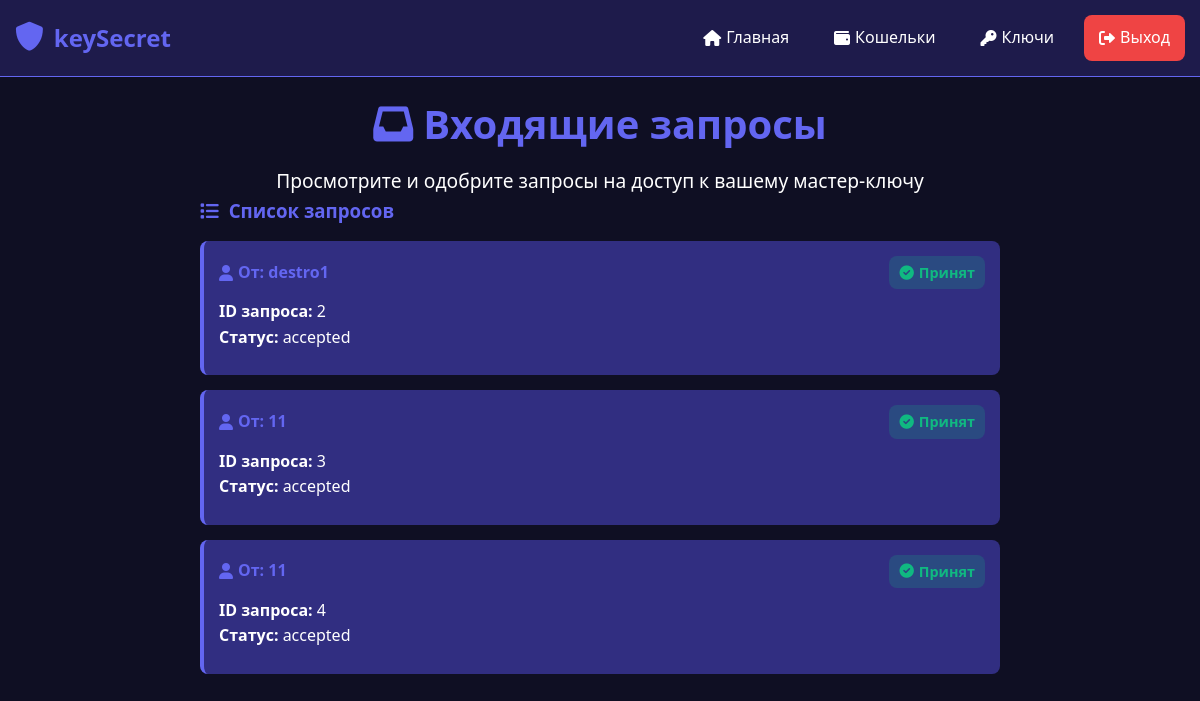
/incoming_requests (signed in), run on an earlier commit of the app's database.
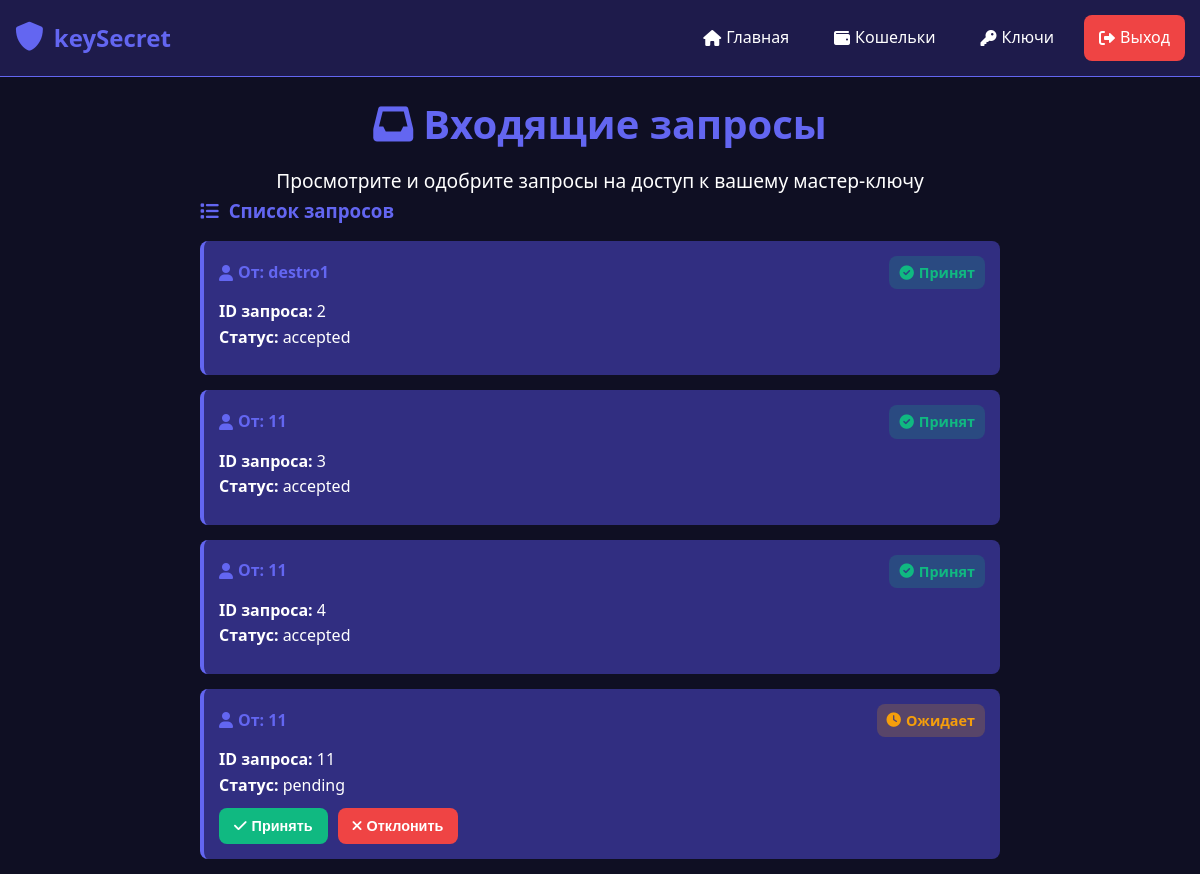
And on a later commit of the database.
### tables this page shows
CREATE TABLE master_key_requests (
        id INTEGER PRIMARY KEY AUTOINCREMENT,
        from_user TEXT NOT NULL,
        to_user TEXT NOT NULL,
        status TEXT NOT NULL DEFAULT 'pending'
    );

### web_app.py (the view)
@app.route('/incoming_requests')
@login_required
def incoming_requests():
    requests = get_received_requests(session['username'])
    return render_template('incoming_requests.html', requests=requests)

### init_db.py (called while the page is built)
def get_received_requests(username):
    conn = sqlite3.connect(DB_NAME)
    cursor = conn.cursor()
    cursor.execute(
        "SELECT id, from_user, status FROM master_key_requests WHERE to_user=?",
        (username,)
    )
    results = cursor.fetchall()
    conn.close()
    return results

### web_app.py (called while the page is built)
def login_required(f):
    @wraps(f)
    def decorated_function(*args, **kwargs):
        if 'username' not in session:
            return redirect(url_for('login'))
        return f(*args, **kwargs)
    return decorated_function

### templates/incoming_requests.html (shortened to what this page needs)
{% extends "base.html" %}
{% block content %}
<div class="incoming-requests-page">
    <div class="page-header">
        <h1 class="page-title">
            <i class="fas fa-inbox"></i>
            Входящие запросы
        </h1>
        <p class="page-subtitle">Просмотрите и одобрите запросы на доступ к вашему мастер-ключу</p>
    </div>
    <div class="requests-section">
        <div class="requests-header">
            <h3>
                <i class="fas fa-list"></i>
                Список запросов
            </h3>
        </div>
        <div class="requests-list">
            {% if requests %}
                {% for request in requests %}
                <div class="request-card">
                    <div class="request-header">
                        <div class="request-from">
                            <i class="fas fa-user"></i>
                            От: {{ request[1] }}
                        </div>
                        <div class="request-status status-{{ request[2] }}">
                            {% if request[2] == 'accepted' %}
                                <i class="fas fa-check-circle"></i>
                                Принят
                            {% elif request[2] == 'pending' %}
                                <i class="fas fa-clock"></i>
                                Ожидает
                            {% else %}
                                <i class="fas fa-times-circle"></i>
                                Отклонен
                            {% endif %}
                        </div>
                    </div>
                    <div class="request-details">
                        <div class="request-id">
                            <strong>ID запроса:</strong> {{ request[0] }}
                        </div>
                        <div class="request-status-text">
                            <strong>Статус:</strong> {{ request[2] }}
                        </div>
                    </div>
                    {% if request[2] == 'pending' %}
                    <div class="request-actions">
                        <form method="POST" action="{{ url_for('respond_request') }}" style="display: inline;">
                            <button type="submit" class="btn btn-success btn-small">
                                <i class="fas fa-check"></i>
                                Принять
                            </button>
                        </form>
                        <form method="POST" action="{{ url_for('respond_request') }}" style="display: inline;">
                            <button type="submit" class="btn btn-danger btn-small">
                                <i class="fas fa-times"></i>
                                Отклонить
                            </button>
                        </form>
                    </div>
                    {% endif %}
                </div>
                {% endfor %}
            {% else %}
                <div class="no-requests">
                    <i class="fas fa-info-circle"></i>
                    <span>Нет входящих запросов</span>
                </div>
            {% endif %}
        </div>
    </div>
</div>
{% endblock %}

### templates/base.html (shortened to what this page needs)
<!DOCTYPE html>
<html lang="ru">
<head>
    <link rel="stylesheet" href="{{ url_for('static', filename='style.css') }}">
    <link href="https://cdnjs.cloudflare.com/ajax/libs/font-awesome/6.0.0/css/all.min.css" rel="stylesheet">
</head>
<body>
    <div class="container">
        {% if session.username %}
        <nav class="navbar">
            <div class="nav-brand">
                <i class="fas fa-shield-alt"></i>
                <span>keySecret</span>
            </div>
            <div class="nav-menu">
                <a href="{{ url_for('dashboard') }}" class="nav-link">
                    <i class="fas fa-home"></i> Главная
                </a>
                <a href="{{ url_for('wallets') }}" class="nav-link">
                    <i class="fas fa-wallet"></i> Кошельки
                </a>
                <a href="{{ url_for('master_keys') }}" class="nav-link">
                    <i class="fas fa-key"></i> Ключи
                </a>
                <a href="{{ url_for('logout') }}" class="nav-link logout">
                    <i class="fas fa-sign-out-alt"></i> Выход
                </a>
            </div>
        </nav>
        {% endif %}
        <main class="main-content">
            {% block content %}{% endblock %}
        </main>
    </div>
</body>
</html>

### static/style.css (style rules this page uses)
:root { --bg-color: #0f0f23; --fg-color: #ffffff; --accent-color: #6366f1; --accent-hover: #4f46e5; --secondary-bg-color: #1e1b4b; --card-bg-color: #312e81; --entry-bg-color: #374151; --entry-focus-color: #4f46e5; --success-color: #10b981; --error-color: #ef4444; --warning-color: #f59e0b; --info-color: #3b82f6; --border-radius: 8px; --padding: 10px; --padding-small: 5px; --padding-large: 15px; }
* { margin: 0; padding: 0; box-sizing: border-box; }
body { font-family: 'Segoe UI', Tahoma, Geneva, Verdana, sans-serif; background-color: var(--bg-color); color: var(--fg-color); line-height: 1.6; min-height: 100vh; }
.container { min-height: 100vh; display: flex; flex-direction: column; }
.navbar { background-color: var(--secondary-bg-color); padding: var(--padding-large); display: flex; justify-content: space-between; align-items: center; border-bottom: 1px solid var(--accent-color); }
.nav-brand { display: flex; align-items: center; gap: var(--padding); font-size: 1.5rem; font-weight: bold; color: var(--accent-color); }
.nav-brand i { font-size: 1.8rem; }
.nav-menu { display: flex; gap: var(--padding-large); }
.nav-link { color: var(--fg-color); text-decoration: none; padding: var(--padding) var(--padding-large); border-radius: var(--border-radius); transition: all 0.3s ease; display: flex; align-items: center; gap: var(--padding-small); }
.nav-link.logout { background-color: var(--error-color); }
.main-content { flex: 1; padding: var(--padding-large); }
.btn { padding: var(--padding-large); border: none; border-radius: var(--border-radius); font-size: 1rem; font-weight: 600; cursor: pointer; transition: all 0.3s ease; display: flex; align-items: center; justify-content: center; gap: var(--padding-small); text-decoration: none; }
.btn-success { background-color: var(--success-color); color: var(--fg-color); }
.btn-danger { background-color: var(--error-color); color: var(--fg-color); }
.btn-small { padding: var(--padding) var(--padding-large); font-size: 0.9rem; }
.page-header { text-align: center; margin-bottom: var(--padding-large) * 2; }
.page-title { font-size: 2.5rem; color: var(--accent-color); margin-bottom: var(--padding); display: flex; align-items: center; justify-content: center; gap: var(--padding); }
.page-subtitle { font-size: 1.2rem; color: var(--fg-color); }
.requests-section { max-width: 800px; margin: 0 auto; }
.requests-header { margin-bottom: var(--padding-large); }
.requests-header h3 { color: var(--accent-color); display: flex; align-items: center; gap: var(--padding); }
.requests-list { display: flex; flex-direction: column; gap: var(--padding-large); }
.request-card { background-color: var(--card-bg-color); border-radius: var(--border-radius); padding: var(--padding-large); border-left: 4px solid var(--accent-color); }
.request-header { display: flex; justify-content: space-between; align-items: center; margin-bottom: var(--padding); }
.request-from { color: var(--accent-color); font-weight: 600; display: flex; align-items: center; gap: var(--padding-small); }
.request-status { padding: var(--padding-small) var(--padding); border-radius: var(--border-radius); font-size: 0.9rem; font-weight: 600; display: flex; align-items: center; gap: var(--padding-small); }
.status-accepted { background-color: rgba(16, 185, 129, 0.2); color: var(--success-color); }
.status-pending { background-color: rgba(245, 158, 11, 0.2); color: var(--warning-color); }
.request-details { margin-bottom: var(--padding); color: var(--fg-color); }
.request-actions { display: flex; gap: var(--padding); }

What changed in the data, as far as the page shows it:
added master_key_requests: from_user "11", shows "Ожидает", id "11", status "pending"
